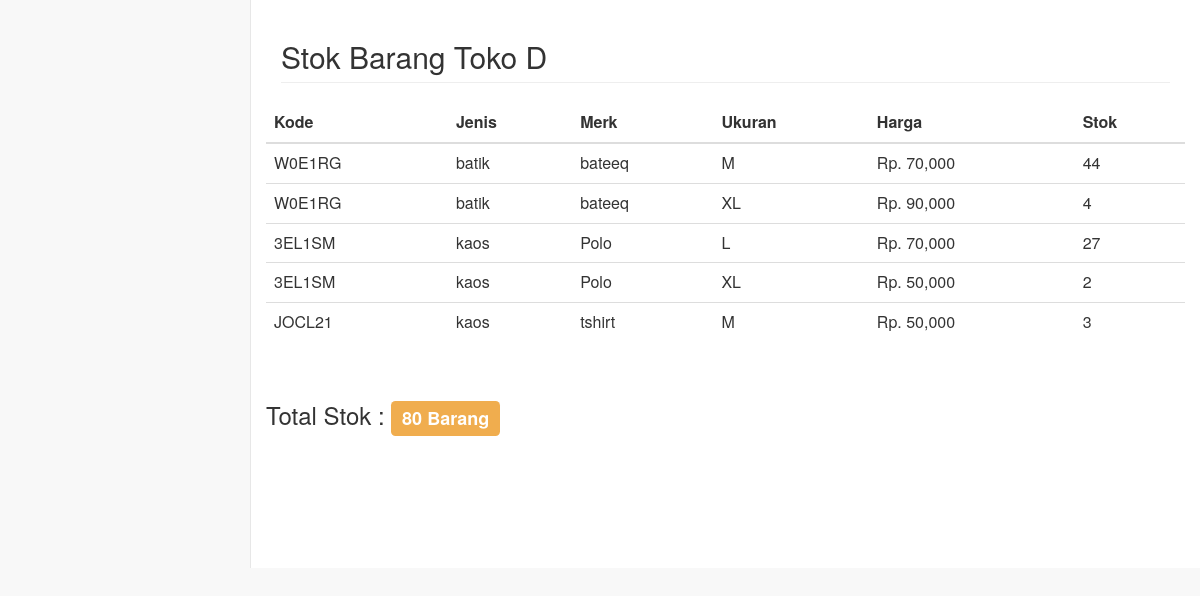
The page /LihatStok/stokDetail.php?toko=D on the database its author committed.
### tables this page shows
CREATE TABLE `barang` (
  `idBarang` int(6) NOT NULL,
  `kode` varchar(6) NOT NULL,
  `ukuran` varchar(8) DEFAULT NULL,
  `jumlah` int(6) NOT NULL,
  `harga` int(8) NOT NULL,
  `jenisBarang` varchar(40) NOT NULL,
  `toko` varchar(10) NOT NULL,
  `merk` varchar(30) NOT NULL
);

### LihatStok/stokDetail.php (the view, shortened to what this page needs)
<?php
	include "../koneksi.php";
	$toko=$_GET['toko'];
?>
<html>
<head>
    <link href="../vendor/bootstrap/css/bootstrap.min.css" rel="stylesheet">
    <link href="../vendor/metisMenu/metisMenu.min.css" rel="stylesheet">
	<link href="../dist/css/sb-admin-2.css" rel="stylesheet">
	<link href="../vendor/font-awesome/css/font-awesome.min.css" rel="stylesheet" type="text/css">
</head>
<body>
<div id="page-wrapper">
  <div class="row">
    <div class="col-lg-12">
      <h2 class="page-header">Stok Barang Toko <?php echo $toko; ?></h2>
    </div>
  </div>
<div class="row">
	<?php
		$qryTampil = mysqli_query($con,"select * from barang where toko='$toko' and jumlah>0 order by jenisBarang asc, merk asc, ukuran asc;");
		$qryHitung = mysqli_query($con,"select sum(jumlah) from barang where toko='$toko' and jumlah>0;");
		$dtaHit = mysqli_fetch_row($qryHitung);
	?>
      <table class="table table-hover table-responsive">
        <thead>
          <tr>
            <th>Kode</th>
            <th>Jenis</th>
            <th>Merk</th>
            <th>Ukuran</th>
		      	<th>Harga</th>
            <th>Stok</th>
          </tr>
        </thead>
        <tbody>
        <?php
          while ($dta = mysqli_fetch_array($qryTampil)) {
            echo '<tr>
              <td>'.$dta['kode'].'</td>
              <td>'.$dta['jenisBarang'].'</td>
			  <td>'.$dta['merk'].'</td>
              <td>'.$dta['ukuran'].'</td>
              <td>Rp. '.number_format($dta['harga']).'</td>
			  <td>'.$dta['jumlah'].'</td>
            </tr>';
          }
        ?>
        </tbody>
      </table>
	  <br>
	  <h3>
        Total Stok :
        <span class="label label-warning">
          <?php
			if(isset($dtaHit[0])){
				echo $dtaHit[0]." Barang";
			} else {
				echo "0 Barang";
			}
			?>
        </span>
      </h3>
</div>
</div>
</body>
</html>

### rows shown on the page
barang: kode "W0E1RG", jenisBarang "batik", merk "bateeq", ukuran "M", harga "70,000", jumlah "44"
barang: kode "W0E1RG", jenisBarang "batik", merk "bateeq", ukuran "XL", harga "90,000", jumlah "4"
barang: kode "3EL1SM", jenisBarang "kaos", merk "Polo", ukuran "L", harga "70,000", jumlah "27"
barang: kode "3EL1SM", jenisBarang "kaos", merk "Polo", ukuran "XL", harga "50,000", jumlah "2"
barang: kode "JOCL21", jenisBarang "kaos", merk "tshirt", ukuran "M", harga "50,000", jumlah "3"

### other values the page prints
$toko "D"
$dtaHit[0] "80"
